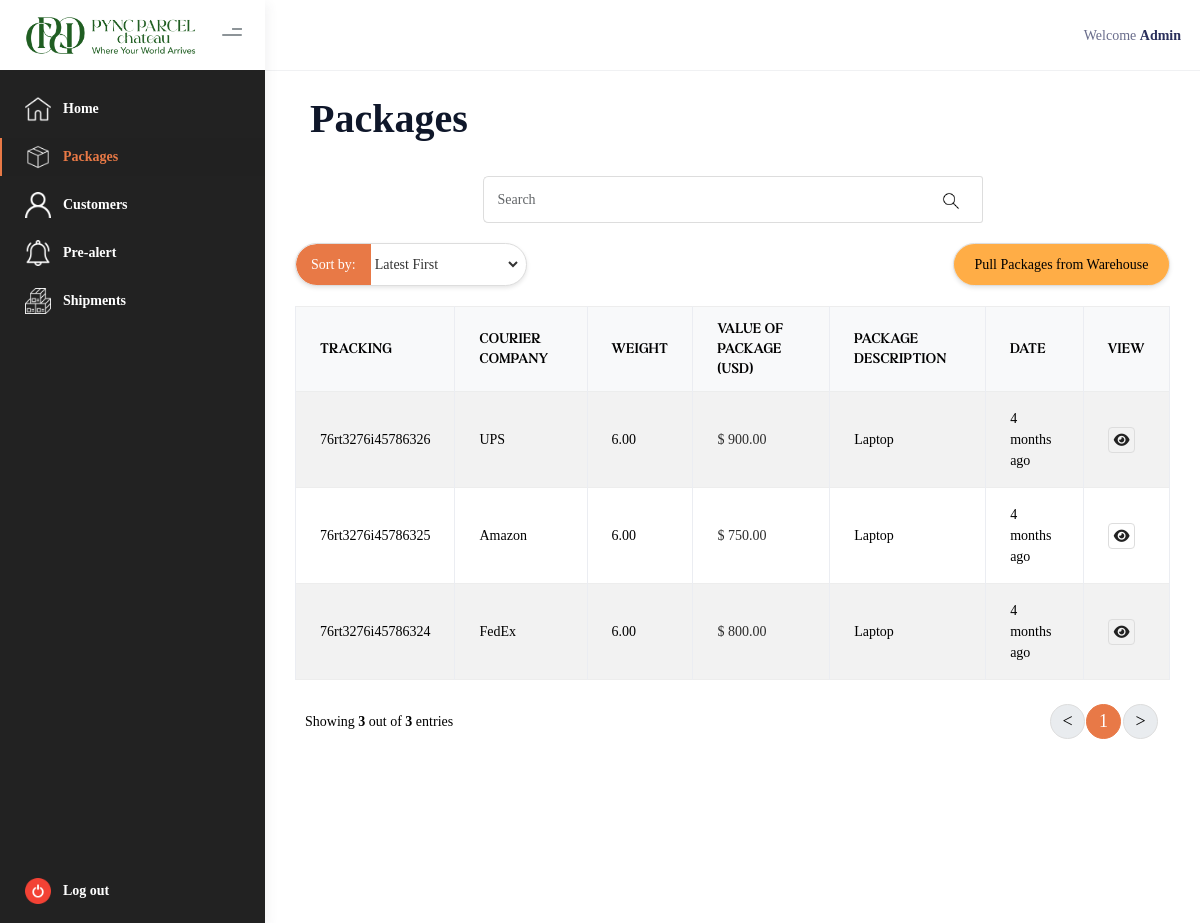
The page /admin-dashboard/packages.php (signed in) on the database its author committed.
### tables this page shows
CREATE TABLE IF NOT EXISTS users (
    id INT AUTO_INCREMENT PRIMARY KEY,
    first_name VARCHAR(255) NOT NULL,
    last_name VARCHAR(255) NOT NULL,
    email_address VARCHAR(255) UNIQUE NOT NULL,
    phone_number VARCHAR(20),
    date_of_birth DATE,
    account_number VARCHAR(50),
    gender VARCHAR(10),
    file VARCHAR(255),
    address_type VARCHAR(50),
    parish VARCHAR(100),
    region VARCHAR(100),
    address_line1 TEXT,
    address_line2 TEXT,
    password_hash VARCHAR(255) NOT NULL,
    role_as INT DEFAULT 0,
    token_hash VARCHAR(255) DEFAULT NULL,
    token_expired_at DATETIME DEFAULT NULL,
    created_at TIMESTAMP DEFAULT CURRENT_TIMESTAMP,
    updated_at TIMESTAMP DEFAULT CURRENT_TIMESTAMP ON UPDATE CURRENT_TIMESTAMP
);

CREATE TABLE IF NOT EXISTS packages (
    id INT AUTO_INCREMENT PRIMARY KEY,
    tracking_number VARCHAR(50) NOT NULL UNIQUE,
    courier_company VARCHAR(100) DEFAULT NULL,
    describe_package TEXT DEFAULT NULL,
    user_id INT DEFAULT NULL,
    weight DECIMAL(10,2) DEFAULT NULL,
    weight_unit VARCHAR(10) DEFAULT 'lbs',
    value_of_package DECIMAL(10,2) DEFAULT NULL,
    currency VARCHAR(3) DEFAULT 'USD',
    status ENUM(
        'Received at Origin',
        'Preparing Shipment',
        'Shipped',
        'In Transit',
        'At Destination Port',
        'Processing at Customs',
        'Checking for Package',
        'At Sorting Facility',
        'Out for Delivery',
        'Ready for Pickup',
        'Scheduled for Delivery',
        'Delivered'
    ) DEFAULT 'Received at Origin',
    invoice_status ENUM('PENDING', 'PAID', 'OVERDUE') DEFAULT 'PENDING',
    invoice_number VARCHAR(50) DEFAULT NULL,
    invoice_total DECIMAL(10,2) DEFAULT NULL,
    shipment_id INT DEFAULT NULL,
    tracking_name VARCHAR(255) DEFAULT NULL,
    dim_length DECIMAL(10,2) DEFAULT NULL,
    dim_width DECIMAL(10,2) DEFAULT NULL,
    dim_height DECIMAL(10,2) DEFAULT NULL,
    shipment_status VARCHAR(100) DEFAULT NULL,
    shipment_type VARCHAR(100) DEFAULT NULL,
    branch VARCHAR(100) DEFAULT NULL,
    tag VARCHAR(100) DEFAULT NULL,
    courier_id VARCHAR(255) DEFAULT NULL,
    courier_customer_id VARCHAR(255) DEFAULT NULL,
    added_to_shipment_at TIMESTAMP DEFAULT NULL,
    shipment_simple_id VARCHAR(255) DEFAULT NULL,
    warehouse_package_id VARCHAR(255) DEFAULT NULL,
    created_at TIMESTAMP DEFAULT CURRENT_TIMESTAMP,
    updated_at TIMESTAMP DEFAULT CURRENT_TIMESTAMP ON UPDATE CURRENT_TIMESTAMP,
    KEY user_id (user_id),
    KEY shipment_id (shipment_id),
    KEY status (status),
    KEY courier_id (courier_id),
    KEY courier_customer_id (courier_customer_id),
    KEY shipment_simple_id (shipment_simple_id)
);

### admin-dashboard/packages.php (the view, shortened to what the rows shown need)
<?php
    include '../config.php';
    include '../function.php';
    include 'function.php';
    include 'authorized-admin.php';
    $limit = 10;
    $page   = isset($_GET['page']) ? (int) $_GET['page'] : 1;
    $offset = ($page - 1) * $limit;
    $sql_count      = 'SELECT COUNT(*) as total FROM packages';
    $result_count   = mysqli_query($conn, $sql_count);
    $total_packages = mysqli_fetch_assoc($result_count)['total'];
    $packages_list         = [];
?>
<!DOCTYPE html>
<html lang="en">
<head>
    <link rel="stylesheet" href="https://cdn.jsdelivr.net/npm/bootstrap-icons@1.11.3/font/bootstrap-icons.min.css">
    <link rel="stylesheet"
        href="https://unpkg.com/bs-brain@2.0.4/tutorials/timelines/timeline-5/assets/css/timeline-5.css">
    <link rel="stylesheet" href="../user-dashboard/assets/css/bootstrap.min.css" />
    <link rel="stylesheet" href="../user-dashboard/assets/css/kaiadmin.min.css" />
    <link rel="stylesheet" href="https://cdnjs.cloudflare.com/ajax/libs/font-awesome/6.7.2/css/all.min.css"
 />
    <link rel="stylesheet" href="../user-dashboard/assets/css/custom.css" />
    <link rel="stylesheet" href="assets/css/admin.css" />
</head>
<body>
    <div class="wrapper admin">
        <div class="main-panel">
            <div class="main-header">
                <nav class="navbar navbar-header navbar-header-transparent navbar-expand-lg border-bottom">
                    <div class="container-fluid">
                        <ul class="navbar-nav topbar-nav ms-md-auto align-items-center">
                            <li class="nav-item">
                                <span class="op-7">Welcome</span>
                                <span class="fw-bold"><?php echo user_account_information()['first_name']; ?></span>
                            </li>
                        </ul>
                    </div>
                </nav>
            </div>
            <div class="container">
                <div class="page-inner">
                    <div class="row">
                        <div class="col-md-offset-1 col-md-12">
                            <div class="panel packages ">
            <?php
                $sort  = isset($_GET['sort']) ? $_GET['sort'] : 'latest';
                $order = ($sort == 'oldest') ? 'ASC' : 'DESC';
                $sql             = "SELECT * FROM packages ORDER BY created_at $order LIMIT $limit OFFSET $offset";
                $result          = mysqli_query($conn, $sql);
                $has_db_packages = mysqli_num_rows($result) > 0;
                if ($has_db_packages || (! empty($packages_list) && $total_packages > 0)) {
                ?>
<div class="panel-body table-responsive" style="display: none;">
    <table class="table m-auto shadow table-striped table-hover table-bordered">
        <thead class="table-light">
            <tr>
                <th>Tracking</th>
                <th>Courier Company</th>
                <th>Weight</th>
                <th>Value of Package (USD)</th>
                <th>Package Description</th>
                <th>Date</th>
                <th>View</th>
            </tr>
        </thead>
        <tbody>
            <?php
                if ($has_db_packages) {
                        while ($rows = mysqli_fetch_array($result)) {
                        ?>
            <tr>
                <td><?php echo $rows['tracking_number']; ?></td>
                <td><?php echo $rows['courier_company'] ? ucfirst($rows['courier_company']) : '-'; ?></td>
                <td><?php echo $rows['weight'] ?? '0.00'; ?></td>
                <td><span class="item_value"><?php echo($rows['value_of_package'] && $rows['value_of_package'] != "0") ? "$ " . $rows['value_of_package'] : '—'; ?></span></td>
                <td><?php echo $rows['describe_package']; ?></td>
                <td><?php echo timeAgo($rows['created_at']); ?></td>
                <td>
                    <ul class="mb-0 action-list list-unstyled">
                        <li>
                            <a href="package-view.php?tracking=<?php echo $rows['tracking_number']; ?>">
                                <i class="fa-solid fa-eye"></i>
                            </a>
                        </li>
                    </ul>
                </td>
            </tr>
            <?php
                }
                    }
                ?>
        </tbody>
    </table>
</div>
                                <?php
                                    } else {
                                        echo "<p class='text-center' style='font-size: 25px'>No Packages available.</p>";
                                    }
                                ?>
                            </div>
                        </div>
                    </div>
                </div>
            </div>
        </div>
</body>
</html>

### rows shown on the page
users: first_name "Admin"
packages: tracking_number "76rt3276i45786326", courier_company "UPS", weight "6.00", value_of_package "900.00", describe_package "Laptop", created_at "4 months ago"
packages: tracking_number "76rt3276i45786325", courier_company "Amazon", weight "6.00", value_of_package "750.00", describe_package "Laptop", created_at "4 months ago"
packages: tracking_number "76rt3276i45786324", courier_company "FedEx", weight "6.00", value_of_package "800.00", describe_package "Laptop", created_at "4 months ago"

### other values the page prints
mysqli_num_rows($result) "3"
$total_packages "3"
